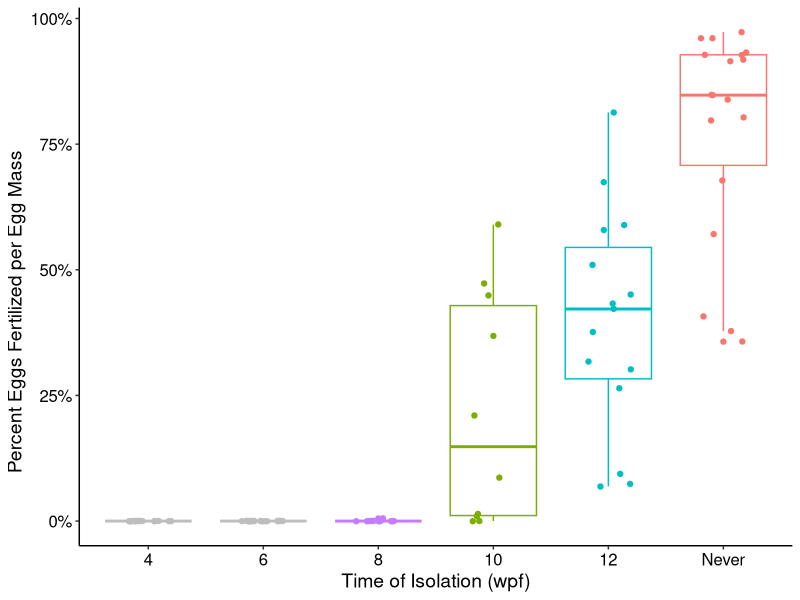
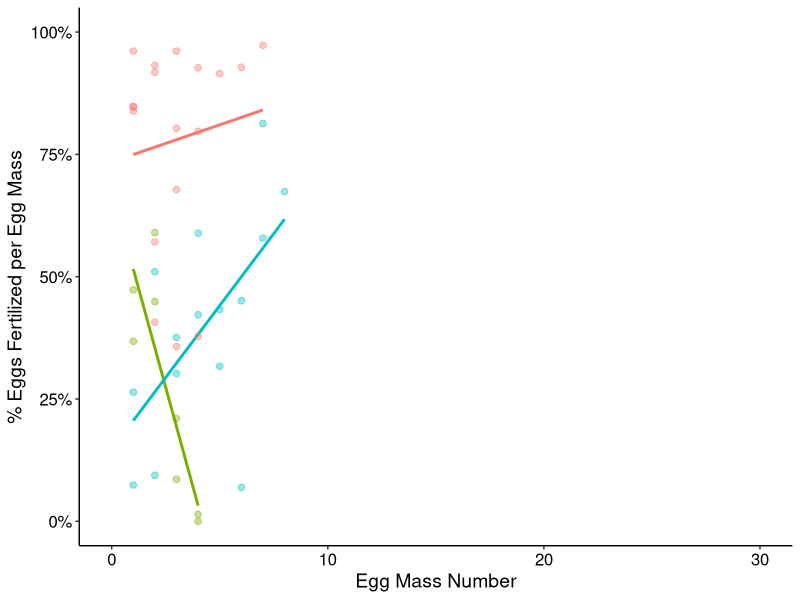
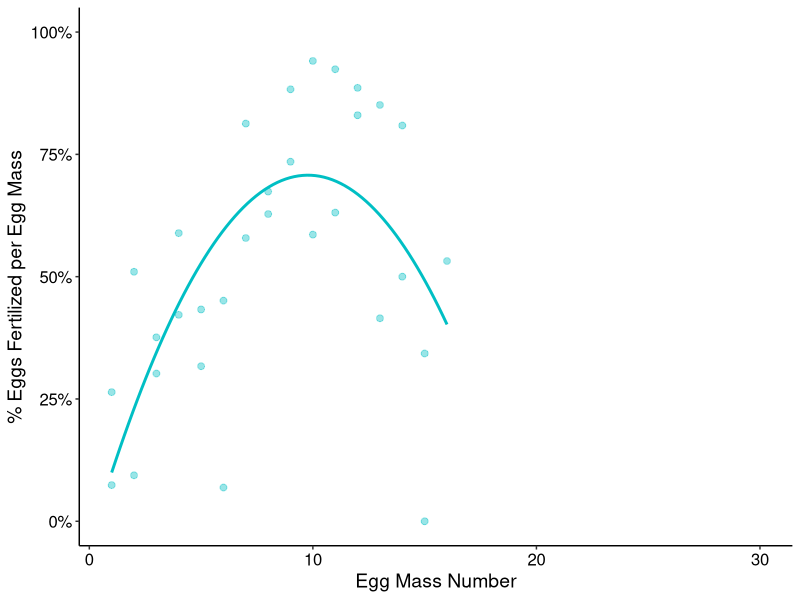
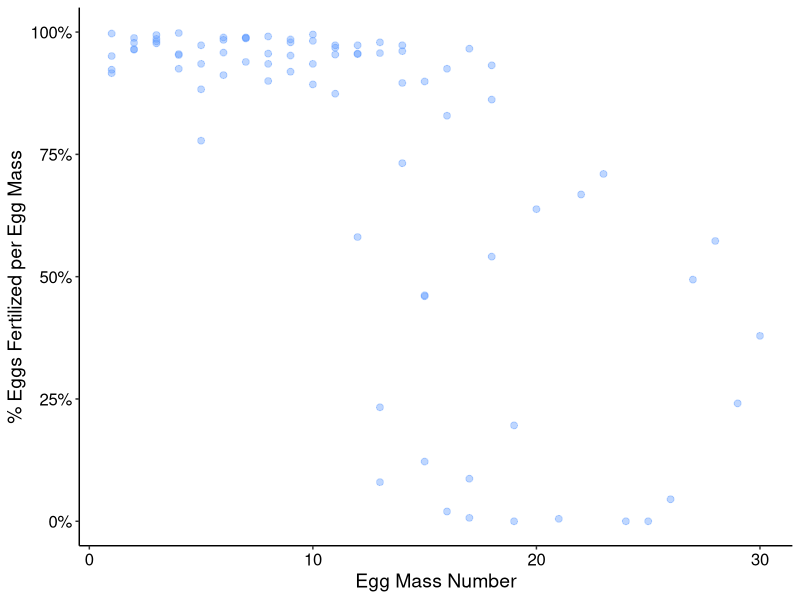
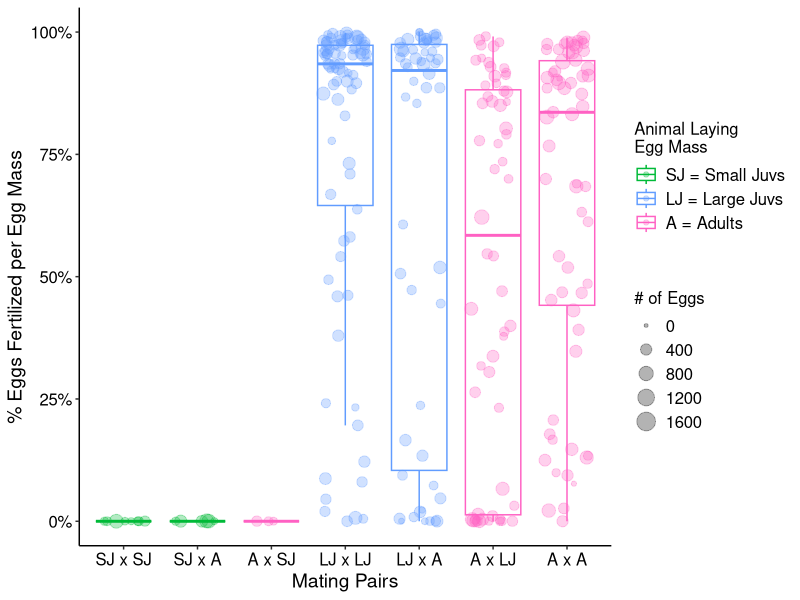
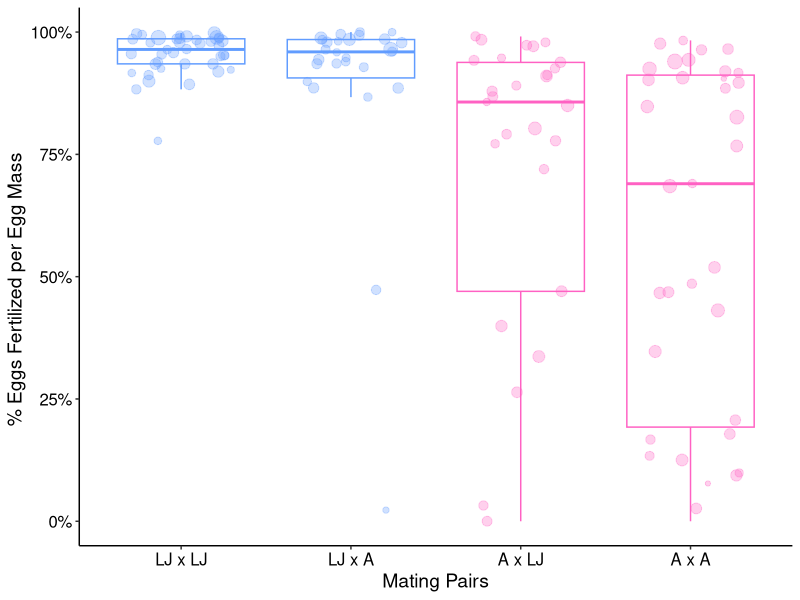
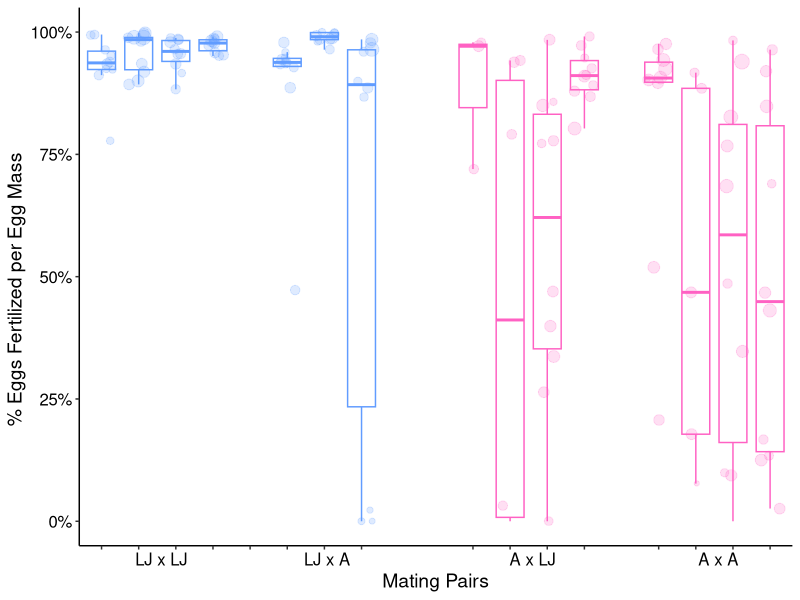

The R script that drew these images, in order:
## Code for Stats and Graphs for Figures
## Code for Graphs for Figures begins on Line 135
## All graphs were saved as a JPEG 702x351 (only 3F was 1053x351)

## Code for Stats
setwd('C:/Users/ntara/Documents/Berghia Excel Files')
library(car)


## These show the mean and standard deviation of fertilization of egg masses laid by animals 
##  isolated @10 wpf (fert_f), 12 wpf (fert_g), and Never isolated (fert_p)
## Expt 1: Age
## Fig 3F
fert.df <- read.csv('Isolation Fertilization Experiment.csv')[1:57,1:10]
fert_f <- fert.df[fert.df$wpfnev==10,]
fert_g <- fert.df[fert.df$wpfnev==12,]
fert_p <- fert.df[fert.df$wpfnev=="Never",]

c(mean(fert_f$pFert), sd(fert_f$pFert))
c(mean(fert_g$pFert), sd(fert_g$pFert))
c(mean(fert_p$pFert), sd(fert_p$pFert))

## Mean and standard deviation of below10 of each fert category (J9/LJs and As)
## Expt #2: Size
## Fig 4B
isodata <- read.csv('ABCDTUV Isolation 2.csv')[1:306,1:11]
isoferts<-isodata[isodata$categ=='LA'|isodata$categ=='LL'|isodata$categ=='AA'|isodata$categ=='AL',]
isobelow10<-isodata[isodata$whorln<11&(isodata$categ=='LA'|isodata$categ=='LL'|isodata$categ=='AA'|isodata$categ=='AL'),]
isobelow10largexlarge<-isobelow10[isobelow10$categ=='LL',]
isobelow10largexadult<-isobelow10[isobelow10$categ=='LA',]
isobelow10adultxlarge<-isobelow10[isobelow10$categ=='AL',]
isobelow10adultxadult<-isobelow10[isobelow10$categ=='AA',]

c(mean(isobelow10largexlarge$pFert), sd(isobelow10largexlarge$pFert))
c(mean(isobelow10largexadult$pFert), sd(isobelow10largexadult$pFert))
c(mean(isobelow10adultxlarge$pFert), sd(isobelow10adultxlarge$pFert))
c(mean(isobelow10adultxadult$pFert), sd(isobelow10adultxadult$pFert))


## These are the linear models used to determine if there was a significant correlation
##  between the whorl order (whorln) and percent fertilization (pFert)
##  with the goal of showing how fertilization rate changed over time
## This was done for animals isolated @10 wpf (fert_f), 12 wpf (fert_g), and Never isolated (fert_p)
## Expt 1: Age
## Fig 4A
fert.df <- read.csv('Isolation Fertilization Experiment.csv')[1:57,1:10]
fert_f <- fert.df[fert.df$wpfnev==10,]
fert_g <- fert.df[fert.df$wpfnev==12,]
fert_p <- fert.df[fert.df$wpfnev=="Never",]

summary(lm(pFert~whorln, data=fert_f))
summary(lm(pFert~whorln, data=fert_g))
summary(lm(pFert~whorln, data=fert_p))

## This is the info that shows how a quadratic is better fitting of 4B than a linear regression
## Expt 1: Age
## Fig 4B
f.df <- read.csv('Isolation Fertilization.csv')[1:60,1:11]
f_g <- f.df[f.df$wpfnev==12,]

summary(lm(pFert~whorln,data= f_g))
whorlz<-f_g$whorln
whorl2<-(f_g$whorln)^2
quadratic<-lm(f_g$pFert~whorlz + whorl2)
summary(quadratic)

## This next test shows whether there is a difference between egg masses laid during the 5 week period by 
##  animals @10 wpf (fert_f), 12 wpf (fert_g), and Never isolated (fert_p) regardless of time
## Expt 1: Age
## Fig 3F
fert.df <- read.csv('Isolation Fertilization Experiment.csv')[1:57,1:10]
fert_noe <- fert.df[fert.df$wpfnev==10|fert.df$wpfnev==12|fert.df$wpfnev=="Never",]

TukeyHSD(aov(pFert~wpfnev, data=fert_noe))


## Anova and TukeyHSD of the first 10 egg masses from the J9/LJs and As
## Expt #2: Size
## Fig 5B
isodata <- read.csv('ABCDTUV Isolation 2.csv')[1:306,1:11]
isobelow10<-isodata[isodata$whorln<11&(isodata$categ=='LA'|isodata$categ=='LL'|isodata$categ=='AA'|isodata$categ=='AL'),]

x<-aov(pFert~categ, data = isobelow10)
summary(x)
Anova(x)
TukeyHSD(x)

## Individual variation: Anova and TukeyHSD of the first 10 egg masses from the J9/LJs
## Expt #2: Size
## Fig 5C
isodata <- read.csv('ABCDTUV Isolation 2.csv')[1:306,1:11]
isobelow10<-isodata[isodata$whorln<11&(isodata$categ=='LA'|isodata$categ=='LL'|isodata$categ=='AA'|isodata$categ=='AL'),]
isobelow10larges<-isobelow10[isobelow10$group=='L',]

z<-aov(pFert~animal, data = isobelow10larges)
Anova(z)
TukeyHSD(z)

## Individual variation: Anova and TukeyHSD of the first 10 egg masses from the As
## Expt #2: Size
## Fig 5C
isodata <- read.csv('ABCDTUV Isolation 2.csv')[1:306,1:11]
isobelow10<-isodata[isodata$whorln<11&(isodata$categ=='LA'|isodata$categ=='LL'|isodata$categ=='AA'|isodata$categ=='AL'),]
isobelow10adults<-isobelow10[isobelow10$group=='A',]

z<-aov(pFert~animal, data = isobelow10adults)
Anova(z)
TukeyHSD(z)

## To make our data equivalent to Rutowski 1983 Table 8 I believe 
## Table on line 127
## "forno" means fertilized or not, "fert" means fertilized, "anotfert" meants not
## Expt 2: Size
isodata <- read.csv('ABCDTUV Isolation 2.csv')[1:306,1:11]

table<-data.frame(1:38,c(rep("fert",38), rep("anotfert",38)),0,0)
colnames(table)<- c("whorln","forno","n","pFert")
for(j in 1:38){
  for (i in 1:length(isoferts[,1])){
    if(isoferts[i,8]==table[j,1]){
      if(isoferts[i,7]<50){
        table[j+38,3] = table[j+38,3]+1
      } else {
        table[j,3] = table[j,3]+1
      }
    }
  }  
}
for (i in 1:38){
  table[i,4]<-round(100*table[i,3]/(table[i+38,3]+table[i,3]))
  table[i+38,4]<-table[i,4]
}
## Here's the table, mentioned in the paper about how fertilization
## goes below 50% at the 14th egg mass
table


## Code for Figures
## Figure 1 "Staging system" has NO CODE associated with it
## Figure 2 "Exptl design" has NO CODE associated with it
## ----------------------------------------------
library(ggplot2)

## Figure 3 "Later fertilization" has the following code 
## For 3F:
setwd('C:/Users/ntara/Documents/Berghia Excel Files')
fert.df <- read.csv('Isolation Fertilization Experiment.csv')[1:99,1:12]

ggplot(data=fert.df,aes(x=wpfnev, y=pFert/100, color=wpfnev))+
  geom_boxplot()+theme_classic()+
  scale_x_discrete(limits = c("4","6","8","10","12","Never"))+
  theme(plot.title = element_text(hjust=0.5))+
  labs(x="Time of Isolation (wpf)", y="Percent Eggs Fertilized per Egg Mass              ") + 
  theme(panel.grid.major = element_blank(), panel.grid.minor = element_blank(), 
        panel.background = element_blank(), axis.line = element_line(colour = "black"),
        legend.position="none",legend.text=element_text(size=12),
        legend.title=element_text(size=12), 
        axis.text=element_text(size=12,colour="black"),
        axis.title=element_text(size=14),plot.title = element_text(face="bold", size=16))+
  geom_jitter(width = .2)+ scale_y_continuous(labels = scales::percent)+
  scale_colour_manual(values = c("gray","gray","#C77CFF","#7CAE00", "#00BFC4","#F8766D"), 
                      breaks = c("4","6","8", "10","12","Never"))




## Figure 4 "Fertilization rate" has the following code:
## This is 4A.
setwd('C:/Users/ntara/Documents/Berghia Excel Files')
fert.df <- read.csv('Isolation Fertilization Experiment.csv')[16:58,1:12]
colors4<- c("#C77CFF","#7CAE00", "#00BFC4","#F8766D")
colors3<-c("#7CAE00", "#00BFC4","#F8766D")
colors1<-c("white", "white","#F8766D")
colors2<-c("#7CAE00", "white","#F8766D")
ggplot(data=fert.df,aes(x=whorln, y=pFert/100, color= wpfn))+
  theme_classic()+xlim(0,30)+
  #scale_x_continuous(limits = c(1,30), breaks = c(0,10,20,), labels = c(0,10,20))+#   xlim(1,26.7)+ #with legend on right
  stat_smooth(method="lm", se=F,show.legend = T)+
  labs(x="Egg Mass Number", y="% Eggs Fertilized per Egg Mass    ") + 
  theme(panel.grid.major = element_blank(), panel.grid.minor = element_blank(), 
        panel.background = element_blank(), axis.line = element_line(colour = "black"),
        legend.position="none", #c(0.86, 0.5),
        legend.text=element_text(size=12),
        legend.box = "vertical",
        legend.title=element_text(size=12), 
        legend.background = element_rect(fill="white",
            size=0.5, linetype="solid",colour ="black"),
        axis.text=element_text(size=12,colour="black"),
        axis.title=element_text(size=14),plot.title = element_text(face="bold", size=16))+ 
  scale_y_continuous(limits = c(0,1), labels = scales::percent)+
  geom_point(size = 2, alpha = 0.4)+#aes(size = nEggs), alpha = 0.3)+ 
  scale_size(limits = c(1,800), range= c(0,5), name = c("# of Eggs"))+
  scale_colour_manual(values = colors3,
                      breaks = c("10 wpf","12 wpf",">16 wpf"),
                      labels = c("10 wpf","12 wpf","Never"),
                      name = "Time of Isolation")

## This is 4B.
## This is for G1 and G3 going up then down
setwd('C:/Users/ntara/Documents/Berghia Excel Files')
f_g <- read.csv('Isolation Fertilization.csv')[12:42,1:10]

ggplot(data=f_g, aes(x=whorln, y=pFert/100))+
  geom_point(color = "#00BFC4", size = 2, alpha = 0.4)+#aes(size = nEggs), stat="identity", alpha = 0.3, color = "#00BFC4") +
  theme_classic()+xlim(1,30)+
  scale_y_continuous(limits = c(0,1), labels = scales::percent)+
  theme(plot.title = element_text(hjust=0.5))+
  labs(x="Egg Mass Number", y="% Eggs Fertilized per Egg Mass    ") + 
  theme(panel.grid.major = element_blank(), panel.grid.minor = element_blank(), 
        panel.background = element_blank(), axis.line = element_line(colour = "black"),
        legend.position= "none", #c(0.85,0.7),
        legend.text=element_text(size=12),
        legend.title=element_text(size=12), axis.text=element_text(size=12,colour="black"),
        legend.background = element_rect(fill="white",
              size=0.5, linetype="solid",colour ="black"),
        axis.title=element_text(size=14),plot.title = element_text(face="bold", size=16))+
  scale_size(limits = c(1,800), range= c(0,5))+
  scale_shape_manual(values = c(16,17),
        breaks = c("G3","G1"))+ 
  geom_smooth(method = "lm", formula = y ~ x + I((x)^2), se = F, col = "#00BFC4")#+
  #scale_colour_manual(values = "#00BFC4", breaks = c("12 wpf"),
  #  labels = c("12 wpf"), name = "Time of Isolation")


## This is 4C.
setwd('C:/Users/ntara/Documents/Berghia Excel Files')
isodata <- read.csv('ABCDTUV Isolation 2.csv')[1:306,1:11]
isolargexlarge <-isodata[isodata$categ=='LL',]

#fourc<-
ggplot(data=isolargexlarge, aes(x=whorln, y=pFert/100))+
  #stat_smooth(method="lm", se=F,show.legend = T, color = "#619CFF")+
  geom_point(color = "#619CFF", size = 2, alpha = 0.4)+#aes(size = nEggs),stat="identity", width = .15, alpha = 0.3, color = "#619CFF")+
  theme_classic()+xlim(1,30)+
  scale_y_continuous(limits = c(0,1), labels = scales::percent)+
  theme(plot.title = element_text(hjust=0.5))+
  labs(x="Egg Mass Number", y = "% Eggs Fertilized per Egg Mass    ")+
  scale_size(limits = c(1,800), range= c(0,5))+
  theme(panel.grid.major = element_blank(), panel.grid.minor = element_blank(), 
        panel.background = element_blank(), axis.line = element_line(colour = "black"),
        legend.position='none',legend.text=element_text(size=12),
        legend.title=element_text(size=12), axis.text=element_text(size=12,colour="black"),
        legend.background = element_rect(fill="white",
            size=0.5, linetype="solid",colour ="black"),
        axis.title=element_text(size=14),plot.title = element_text(face="bold", size=16))#+
  #scale_colour_manual(values = "#619CFF", breaks = c("LL"),
  #      labels = c("LJ x LJ"), name = "Sizes of\nMating Pair")


## This is for Fig 5A all compare
setwd('C:/Users/ntara/Documents/Berghia Excel Files')
isodata <- read.csv('ABCDTUV Isolation 2.csv')[1:306,1:11]

ggplot(data=isodata, aes(x=categ, y=pFert/100, color = group))+
  geom_boxplot(outlier.shape=NA)+ geom_jitter(aes(size=nEggs), width = 0.3, alpha = 0.3) +
  theme_classic()+
  scale_y_continuous(limits = c(0,1), labels = scales::percent)+
  theme(plot.title = element_text(hjust=0.5))+
  labs(x = "Mating Pairs", y="% Eggs Fertilized per Egg Mass    ") + 
  scale_size(limits = c(0,1600), name = "# of Eggs")+
  theme(panel.grid.major = element_blank(), panel.grid.minor = element_blank(), 
        panel.background = element_blank(), axis.line = element_line(colour = "black"),
        legend.position="right",legend.text=element_text(size=12),
        legend.title=element_text(size=12), 
        axis.text=element_text(size=12,colour="black"),
        axis.title=element_text(size=14),plot.title = element_text(face="bold", size=16)) +
  scale_x_discrete(limits = c("SS", "SA","AS","LL","LA", "AL","AA"),
        labels = c("SJ x SJ","SJ x A","A x SJ","LJ x LJ","LJ x A","A x LJ","A x A"))+
  scale_colour_manual(values = c("#00BA38","#619CFF","#FF61C3","white"),
        breaks = c("S","L","A","J"),
        labels = c("SJ = Small Juvs", "LJ = Large Juvs","A = Adults",""),
        name = "Animal Laying\nEgg Mass")


## This is for Fig 5B below10 compare LJs and As
setwd('C:/Users/ntara/Documents/Berghia Excel Files')
isodata <- read.csv('ABCDTUV Isolation 2.csv')[1:306,1:11]
isobelow10<-isodata[isodata$whorln<11&(isodata$categ=='LA'|isodata$categ=='LL'|isodata$categ=='AA'|isodata$categ=='AL'),]

ggplot(data=isobelow10, aes(x=categ, y=pFert/100, color = group))+
  geom_boxplot(outlier.shape=NA)+ geom_jitter(aes(size = nEggs), width = 0.3, alpha = .3) +
  theme_classic()+
  theme(plot.title = element_text(hjust=0.5))+
  labs(x = "Mating Pairs", y="% Eggs Fertilized per Egg Mass     ") + 
  scale_y_continuous(limits = c(0,1), labels = scales::percent)+
  scale_size(limits = c(0,1600))+
  theme(panel.grid.major = element_blank(), panel.grid.minor = element_blank(), 
        panel.background = element_blank(), axis.line = element_line(colour = "black"),
        legend.position= "none",legend.text=element_text(size=12),
        legend.title=element_text(size=12), 
        axis.text=element_text(size=12,colour="black"),
        axis.title=element_text(size=14),plot.title = element_text(face="bold", size=16))+
  #labs(size = "SJ = 6 mm Juv\nLJ = 9 mm Juv\nJ = Juvenile\nA = Adult\n\n# of Eggs")+
  scale_x_discrete(limits = c("LL", "LA","AL","AA"),
                   labels = c("LJ x LJ","LJ x A","A x LJ","A x A"))+
  scale_colour_manual(values = c("#619CFF","#FF61C3"),
                      breaks = c("L","A"),
                      labels = c("Large Juvs","Adults"))


## This is for Fig 5C individual variation
setwd('C:/Users/ntara/Documents/Berghia Excel Files')
isodata <- read.csv('ABCDTUV Isolation 2.csv')[1:306,1:11]
isobelow10<-isodata[isodata$whorln<11&(isodata$categ=='LA'|isodata$categ=='LL'|isodata$categ=='AA'|isodata$categ=='AL'),]

ggplot(data=isobelow10, aes(x=animal, y=pFert/100, color = group))+
  geom_boxplot(outlier.shape=NA)+ geom_jitter(aes(size = nEggs), width = 0.3, alpha = .2) +
  theme_classic()+scale_size(limits = c(0,1600))+
  scale_y_continuous(limits = c(0,1), labels = scales::percent)+
  theme(plot.title = element_text(hjust=0.5))+
  labs(color = "Animal Laying\nEgg Mass",size = "Number \nof Eggs", x = "Mating Pairs", y="% Eggs Fertilized per Egg Mass     ") + 
  scale_x_discrete(limits = c("T6","W1","W3","W4","","T4","T5","W6","","","B1","B6","C1","C2","","A2","A3","D2","D3"),
                   labels = c("","         LJ x LJ","","","",""," LJ x A","","","","","         A x LJ","","","","","         A x A","",""))+
  theme(panel.grid.major = element_blank(), panel.grid.minor = element_blank(), 
        panel.background = element_blank(), axis.line = element_line(colour = "black"),
        legend.position= "none",legend.text=element_text(size=12),
        legend.title=element_text(size=12), 
        axis.text=element_text(size=12,colour="black"),
        axis.title=element_text(size=14),plot.title = element_text(face="bold", size=16))+
  scale_colour_manual(values = c("#619CFF","#FF61C3"),
        breaks = c("L","A"),
        labels = c("Large Juvs","Adults"))

